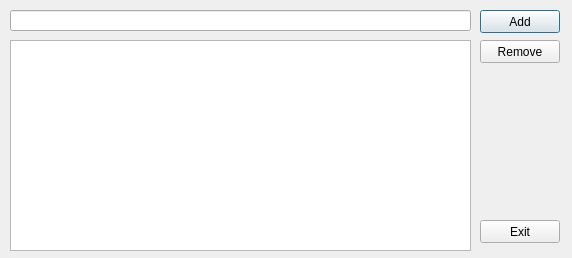
<?xml version="1.0" encoding="UTF-8"?>
<ui version="4.0">
 <class>logLocations</class>
 <widget class="QDialog" name="logLocations">
  <property name="geometry">
   <rect>
    <x>0</x>
    <y>0</y>
    <width>572</width>
    <height>258</height>
   </rect>
  </property>
  <property name="windowTitle">
   <string>Log Location</string>
  </property>
  <widget class="QLineEdit" name="enterLogLocation">
   <property name="geometry">
    <rect>
     <x>10</x>
     <y>10</y>
     <width>461</width>
     <height>21</height>
    </rect>
   </property>
  </widget>
  <widget class="QPushButton" name="logLocationAdd">
   <property name="geometry">
    <rect>
     <x>480</x>
     <y>10</y>
     <width>80</width>
     <height>23</height>
    </rect>
   </property>
   <property name="text">
    <string>Add</string>
   </property>
  </widget>
  <widget class="QPushButton" name="logLocationRemove">
   <property name="geometry">
    <rect>
     <x>480</x>
     <y>40</y>
     <width>80</width>
     <height>23</height>
    </rect>
   </property>
   <property name="text">
    <string>Remove</string>
   </property>
  </widget>
  <widget class="QPushButton" name="logLocationExit">
   <property name="geometry">
    <rect>
     <x>480</x>
     <y>220</y>
     <width>80</width>
     <height>23</height>
    </rect>
   </property>
   <property name="text">
    <string>Exit</string>
   </property>
  </widget>
  <widget class="QListWidget" name="existingLogLocation">
   <property name="geometry">
    <rect>
     <x>10</x>
     <y>40</y>
     <width>461</width>
     <height>211</height>
    </rect>
   </property>
  </widget>
 </widget>
 <resources/>
 <connections/>
</ui>
